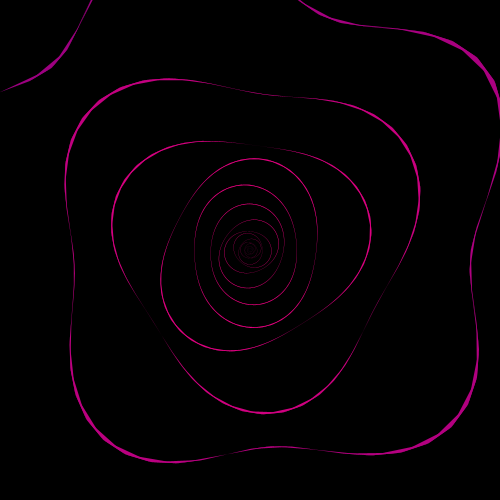
Frame 1 (no input)
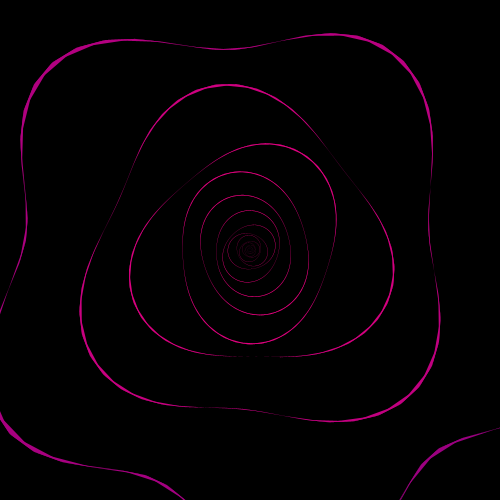
Frame 60 (the mouse pressed at the canvas centre just before this capture)
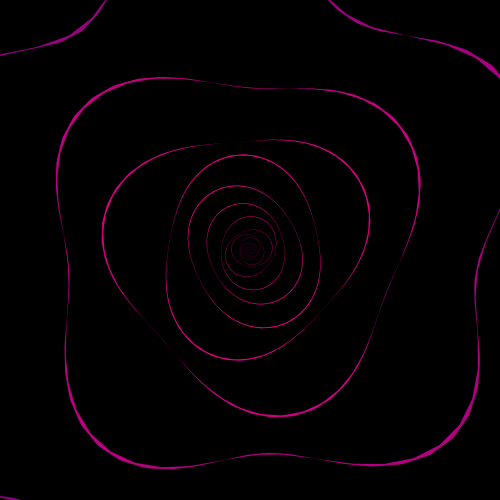
Frame 120 (the mouse held since frame 60 and released just before this capture)

The Processing sketch that drew these frames (run headless with seeded random() and noise(); from frame 60 on, the mouse is pressed at the canvas centre):

// Processing sketch: interestingSpiralGif
// ── interestingSpiralGif.pde
float t = 0.0;
float d = 1.0;
float a = 0.0;
float boundary;

void setup() {
  size(500, 500);
  noStroke();
  boundary = sqrt(2) * width;
}

void draw() {
  background(0);
  pushMatrix();
  translate(width / 2, height / 2);

  float thisAngle = a;
  float thisTime = t;  

  beginShape(TRIANGLE_STRIP);
  while (d < boundary) {
    float x = sin(thisAngle);
    float y = cos(thisAngle);
    PVector p = new PVector(x, y);

    fill(map(d, 0, boundary, 255, 32), 0, 128);    
    p.mult(d + d * sin(thisTime * PI / 2.0) * 0.125);
    vertex(p.x, p.y);

    thisAngle += map(d, 0, boundary, PI / 20, PI / 2200);
    d *= 1.008;
    thisTime += 0.15 + d * 0.0006;
  }
  endShape();
  popMatrix();

  a += PI / 64.0;
  d = 1;  
  t += 1 / 8.0;
}
